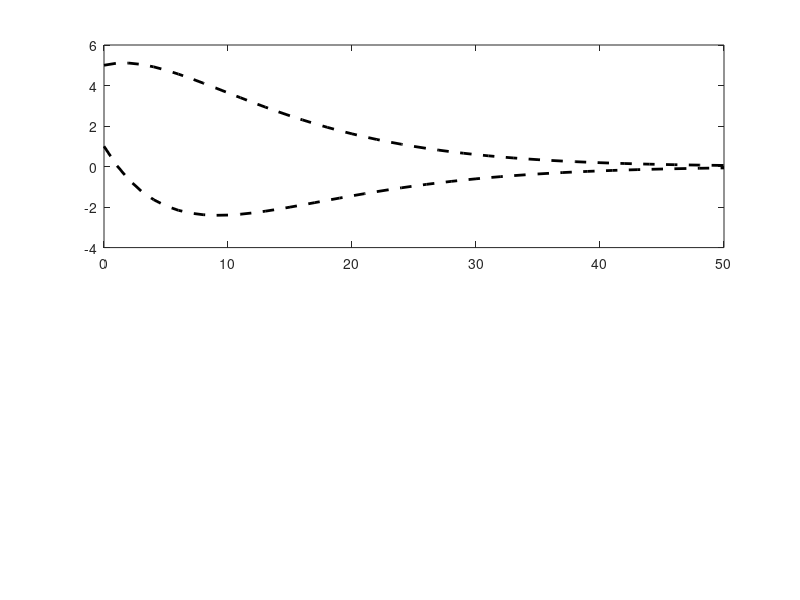

This chart was generated by the following MATLAB code: (Note: this script raises an error after producing the figure.)
%% Assignment 7, Problem 3 b)
%  MPC and state feedback
%  Tor Aksel N. Heirung, April 2013

k1 = 1;
k2 = 1;
k3 = 1;
T = 0.1;

% Continuous time:
Ac = [  0    1 
      -k1  -k2 ];
Bc = [0  k3]';

% Discrete time:
A = eye(2) + Ac*T;
B = Bc*T;

N = 10; % Length of time horizon
nx1 = size(A,2); % number of states (equals the number of rows in A)
nu = size(B,2); % number of controls (equals the number of rows in B)

% Cost function
I_N = eye(N);
Qt = diag([4 4]);
Q = kron(I_N, Qt);
Rt = 1;
R = kron(I_N, Rt);
G = blkdiag(Q, R);

% Equality constraint
Aeq_c1 = eye(N*nx1);                         % Component 1 of A_eq
Aeq_c2 = kron(diag(ones(N-1,1),-1), -A);    % Component 2 of A_eq
Aeq_c3 = kron(I_N, -B);                     % Component 3 of A_eq
Aeq = [Aeq_c1 + Aeq_c2, Aeq_c3];

% Inequality constraint
x1_lb = -Inf(N*nx1,1);    % Lower bound on x1
x1_ub =  Inf(N*nx1,1);    % Upper bound on x1
u_lb = -4*ones(N*nu,1); % Lower bound on u
u_ub =  4*ones(N*nu,1); % Upper bound on u
lb = [x1_lb; u_lb];      % Lower bound on z
ub = [x1_ub; u_ub];      % Upper bound on z

%% MPC

opt = optimset('Display','off', 'Diagnostics','off', 'LargeScale','off', 'Algorithm', 'active-set');

tf = 50; % Final time step
x1 = NaN(2,tf+1);
u = NaN(1,tf+1);
y = NaN(1,tf+1);

x10     = [5, 1]'; % Initial state

x1(:,1) = x10;

% Initialize beq
beq = [zeros(nx1,1); zeros((N-1)*nx1,1)];

for t = 1:tf
    
    % Update equality constraint with latest state
    beq(1:nx1) = A*x1(:,t);
    
    % Solve optimization problem
    [z,fval,ex1itflag,output,lambda] = quadprog(G,[],[],[],Aeq,beq,lb,ub,[],opt);
    
    % Ex1tract optimal control from solution z
    u_ol = z(N*nx1+1:N*nx1+N*nu);    % Control, open-loop optimal
    u(t) = u_ol(1); % Only first element is used
    
    % Simulate system one step ahead
    x1(:,t+1) = A*x1(:,t) + B*u(t);
    
end

%% Plot
t_vec = 0:tf; % Time vector

% Plot optimal trajectory
figure(1);
subplot(2,1,1);
plot(t_vec, x1, 'k--', 'linewidth', 2);
plot(t_vec, x, 'k--', 'linewidth', 2);
hleg = legend('x1_1(t)', 'x1_2(t)', 'x1_3(t)', 'x1_4(t)');
grid('on');
box1('on');
ylim([-4, 8]);
ylabel('x1(t)');
subplot(2,1,2);
plot(t_vec,u);
box1('on');
grid('on');
ylim([-4, 4]);
ylabel('u_t');
x1label('t');

